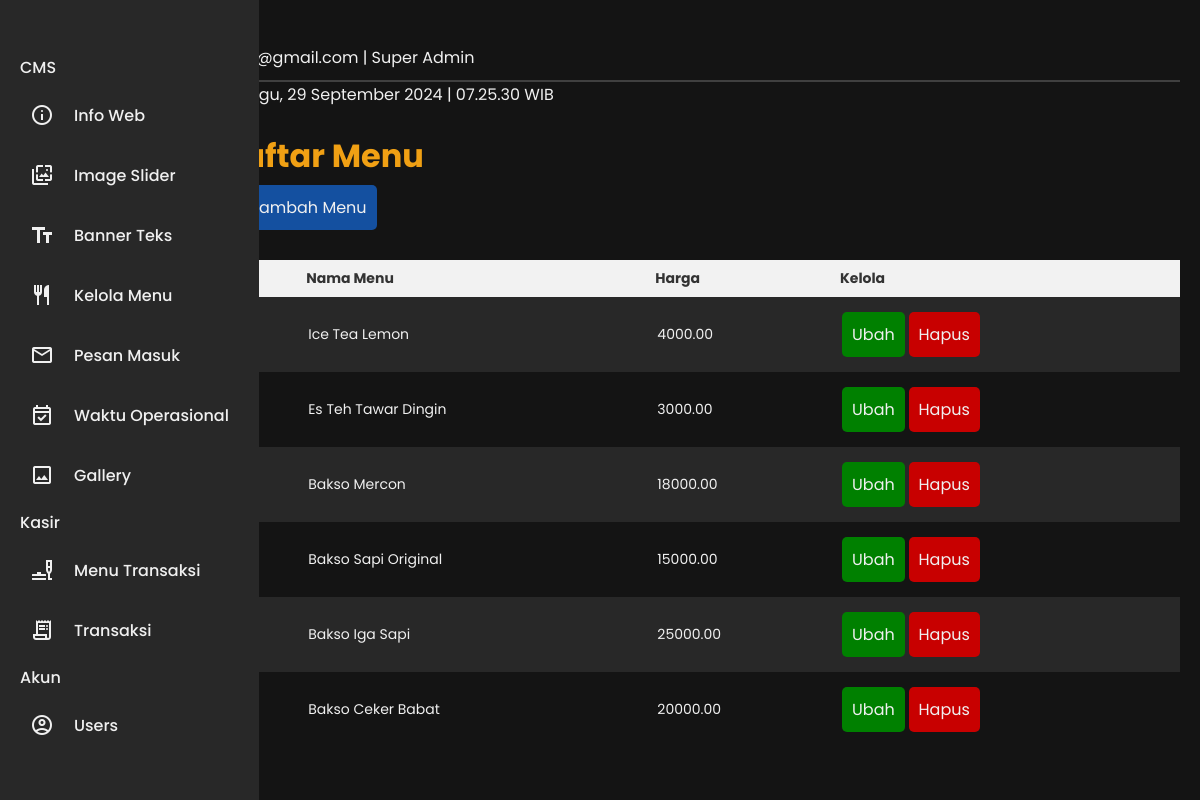
The app's page /admin/page.php?page=daftar-menu (signed in) with its own data.
### tables this page shows
CREATE TABLE `menu` (
  `menu_id` int(11) NOT NULL,
  `nama_menu` varchar(255) NOT NULL,
  `harga` decimal(10,2) NOT NULL
);

### admin/page/kasir/daftar-menu.php (the view, shortened to what this page needs)
<?php
include 'page/template/sidebar.php';
?>
<body>
    <main class="content">
        <?php include 'page/template/header.php'; ?>
        <div>
            <h1 class="judul">Daftar Menu</h1>
            <div class="text">
                <a href="page.php?page=tambah-menu-kasir">
                    <button class="tombol-tambah"><i class='bx bx-plus'></i> Tambah Menu</button>
                </a>
                <br>
                <br>
                <?php
                $no = 1;
                ?>
                <table>
                    <tr>
                        <th>No</th>
                        <th>Nama Menu</th>
                        <th>Harga</th>
                        <th>Kelola</th>
                    </tr>
                    <?php
                    $data = mysqli_query($koneksi, "SELECT * FROM menu ORDER BY menu_id DESC");
                    while ($r = mysqli_fetch_array($data)) {
                    ?>
                        <tr>
                            <td><?php echo $no; ?></td>
                            <td><?php echo $r['nama_menu']; ?></td>
                            <td><?php echo $r['harga']; ?></td>
                            <td>
                                <a href="page.php?page=ubah-menu-kasir&id=<?php echo $r['menu_id']; ?>"><button style="background-color:green">Ubah</button></a>
                                <a href="action.php?action=hapus-menu-kasir&id=<?php echo $r['menu_id']; ?>"><button style="background-color: var(--red);">Hapus</button></a>
                            </td>
                        </tr>
                    <?php
                        $no++;
                    }
                    ?>
                </table>
            </div>
        </div>
    </main>
</body>

### admin/assets/css/style.css (style rules this page uses)
button { font-size: 1rem; border: none; color: var(--white); border-radius: 5px; padding: 10px; margin: 0 auto; margin-top: 5px; margin-bottom: 5px; cursor: pointer; }
button { color: var(--white); }

### admin/assets/css/style_sidebar.css (style rules this page uses)
* { margin: 0; padding: 0; box-sizing: border-box; font-family: 'L', sans-serif; }
:root { --blue_dark: #1450A0; --blue_light: #2878F0; --gold: #F0A014; --white: #F0F0F0; --black: #141414; --black2: #282828; --red: #C80000; --body-color: #141414; --sidebar-color: #282828; --sidebar-color2: #F0A014; --primary-color: #1450A0; --primary-color-light: #2878F0; --toggle-color: #2878F0; --text-color: #F0F0F0; --tran-03: all 0.2s ease; --tran-03: all 0.3s ease; --tran-04: all 0.3s ease; --tran-05: all 0.3s ease; }
body { min-height: 100vh; background-color: var(--body-color); transition: var(--tran-05); }

### admin/assets/css/style_table.css (style rules this page uses)
table { width: 100%; border-collapse: collapse; border-spacing: 0; margin: 0 auto; color: var(--white); font-size: 14px; }
th { background-color: #f2f2f2; color: #333; font-weight: bold; padding: 8px; text-align: left; }
tr:nth-child(even) { background-color: var(--black2); }
td { padding: 10px; }
td a { text-decoration: none; }

### admin/page/template/sidebar.php (style rules this page uses)
:root { --background-color: #141414; --sidebar-background: #282828; --sidebar-hover-background: #F0F0F0; --text-color: #F0F0F0; --text-hover-color: #123123; --separator-color: #2878F0; --user-profile-border: #F0F0F0; --user-detail-background: #F0F0F0; --gold: #F0A014; --blue_dark: #1450A0; --blue_light: #2878F0; }
* { margin: 0; padding: 0; box-sizing: border-box; font-family: "Poppins", sans-serif; }
body { min-height: 100vh; background: var(--background-color); display: flex; margin: 0; padding: 0; color: var(--text-color) }
.content { margin-left: 85px; padding: 20px; transition: margin-left 0.4s ease; width: 100vw; }
.judul { color: var(--gold); }
button { background-color: var(--blue_dark); }

### records on screen
menu: nama_menu "Ice Tea Lemon", harga "4000.00"
menu: nama_menu "Es Teh Tawar Dingin", harga "3000.00"
menu: nama_menu "Bakso Mercon", harga "18000.00"
menu: nama_menu "Bakso Sapi Original", harga "15000.00"
menu: nama_menu "Bakso Iga Sapi", harga "25000.00"
menu: nama_menu "Bakso Ceker Babat", harga "20000.00"

### other values on screen
$_SESSION['email'] "apip@gmail.com"
$_SESSION['role'] "Super Admin"
